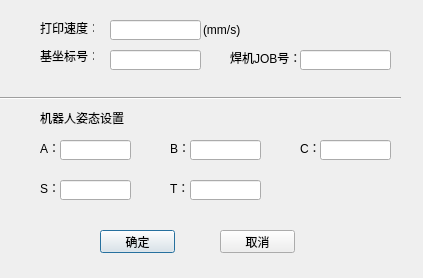
<?xml version="1.0" encoding="UTF-8"?>
<ui version="4.0">
 <class>RobotDialog</class>
 <widget class="QDialog" name="RobotDialog">
  <property name="geometry">
   <rect>
    <x>0</x>
    <y>0</y>
    <width>423</width>
    <height>278</height>
   </rect>
  </property>
  <property name="windowTitle">
   <string>RobotDialog</string>
  </property>
  <widget class="QLabel" name="label">
   <property name="geometry">
    <rect>
     <x>40</x>
     <y>20</y>
     <width>54</width>
     <height>16</height>
    </rect>
   </property>
   <property name="text">
    <string>打印速度：</string>
   </property>
  </widget>
  <widget class="QLineEdit" name="lineEdit">
   <property name="geometry">
    <rect>
     <x>110</x>
     <y>20</y>
     <width>91</width>
     <height>20</height>
    </rect>
   </property>
  </widget>
  <widget class="QLabel" name="label_2">
   <property name="geometry">
    <rect>
     <x>203</x>
     <y>22</y>
     <width>51</width>
     <height>16</height>
    </rect>
   </property>
   <property name="text">
    <string>(mm/s)</string>
   </property>
  </widget>
  <widget class="QLabel" name="label_3">
   <property name="geometry">
    <rect>
     <x>40</x>
     <y>50</y>
     <width>54</width>
     <height>12</height>
    </rect>
   </property>
   <property name="text">
    <string>基坐标号：</string>
   </property>
  </widget>
  <widget class="QLineEdit" name="lineEdit_2">
   <property name="geometry">
    <rect>
     <x>110</x>
     <y>50</y>
     <width>91</width>
     <height>20</height>
    </rect>
   </property>
  </widget>
  <widget class="QLabel" name="label_4">
   <property name="geometry">
    <rect>
     <x>230</x>
     <y>50</y>
     <width>71</width>
     <height>16</height>
    </rect>
   </property>
   <property name="text">
    <string>焊机JOB号：</string>
   </property>
  </widget>
  <widget class="QLineEdit" name="lineEdit_3">
   <property name="geometry">
    <rect>
     <x>300</x>
     <y>50</y>
     <width>91</width>
     <height>20</height>
    </rect>
   </property>
  </widget>
  <widget class="Line" name="line">
   <property name="geometry">
    <rect>
     <x>0</x>
     <y>90</y>
     <width>401</width>
     <height>16</height>
    </rect>
   </property>
   <property name="orientation">
    <enum>Qt::Horizontal</enum>
   </property>
  </widget>
  <widget class="QLabel" name="label_5">
   <property name="geometry">
    <rect>
     <x>40</x>
     <y>110</y>
     <width>91</width>
     <height>16</height>
    </rect>
   </property>
   <property name="text">
    <string>机器人姿态设置</string>
   </property>
  </widget>
  <widget class="QLabel" name="label_6">
   <property name="geometry">
    <rect>
     <x>40</x>
     <y>140</y>
     <width>21</width>
     <height>16</height>
    </rect>
   </property>
   <property name="text">
    <string>A：</string>
   </property>
  </widget>
  <widget class="QLineEdit" name="lineEdit_4">
   <property name="geometry">
    <rect>
     <x>60</x>
     <y>140</y>
     <width>71</width>
     <height>20</height>
    </rect>
   </property>
  </widget>
  <widget class="QLineEdit" name="lineEdit_5">
   <property name="geometry">
    <rect>
     <x>190</x>
     <y>140</y>
     <width>71</width>
     <height>20</height>
    </rect>
   </property>
   <property name="text">
    <string/>
   </property>
  </widget>
  <widget class="QLabel" name="label_7">
   <property name="geometry">
    <rect>
     <x>170</x>
     <y>140</y>
     <width>21</width>
     <height>16</height>
    </rect>
   </property>
   <property name="text">
    <string>B：</string>
   </property>
  </widget>
  <widget class="QLineEdit" name="lineEdit_6">
   <property name="geometry">
    <rect>
     <x>320</x>
     <y>140</y>
     <width>71</width>
     <height>20</height>
    </rect>
   </property>
  </widget>
  <widget class="QLabel" name="label_8">
   <property name="geometry">
    <rect>
     <x>300</x>
     <y>140</y>
     <width>21</width>
     <height>16</height>
    </rect>
   </property>
   <property name="text">
    <string>C：</string>
   </property>
  </widget>
  <widget class="QLineEdit" name="lineEdit_7">
   <property name="geometry">
    <rect>
     <x>60</x>
     <y>180</y>
     <width>71</width>
     <height>20</height>
    </rect>
   </property>
   <property name="text">
    <string/>
   </property>
  </widget>
  <widget class="QLabel" name="label_9">
   <property name="geometry">
    <rect>
     <x>40</x>
     <y>180</y>
     <width>21</width>
     <height>16</height>
    </rect>
   </property>
   <property name="text">
    <string>S：</string>
   </property>
  </widget>
  <widget class="QLineEdit" name="lineEdit_8">
   <property name="geometry">
    <rect>
     <x>190</x>
     <y>180</y>
     <width>71</width>
     <height>20</height>
    </rect>
   </property>
  </widget>
  <widget class="QLabel" name="label_10">
   <property name="geometry">
    <rect>
     <x>170</x>
     <y>180</y>
     <width>21</width>
     <height>16</height>
    </rect>
   </property>
   <property name="text">
    <string>T：</string>
   </property>
  </widget>
  <widget class="QPushButton" name="pushButton_ok">
   <property name="geometry">
    <rect>
     <x>100</x>
     <y>230</y>
     <width>75</width>
     <height>23</height>
    </rect>
   </property>
   <property name="text">
    <string>确定</string>
   </property>
  </widget>
  <widget class="QPushButton" name="pushButton_quit">
   <property name="geometry">
    <rect>
     <x>220</x>
     <y>230</y>
     <width>75</width>
     <height>23</height>
    </rect>
   </property>
   <property name="text">
    <string>取消</string>
   </property>
  </widget>
 </widget>
 <layoutdefault spacing="6" margin="11"/>
 <resources/>
 <connections>
  <connection>
   <sender>pushButton_ok</sender>
   <signal>clicked(bool)</signal>
   <receiver>RobotDialog</receiver>
   <slot>close()</slot>
   <hints>
    <hint type="sourcelabel">
     <x>137</x>
     <y>241</y>
    </hint>
    <hint type="destinationlabel">
     <x>211</x>
     <y>138</y>
    </hint>
   </hints>
  </connection>
  <connection>
   <sender>pushButton_quit</sender>
   <signal>clicked(bool)</signal>
   <receiver>RobotDialog</receiver>
   <slot>close()</slot>
   <hints>
    <hint type="sourcelabel">
     <x>257</x>
     <y>241</y>
    </hint>
    <hint type="destinationlabel">
     <x>211</x>
     <y>138</y>
    </hint>
   </hints>
  </connection>
 </connections>
</ui>
